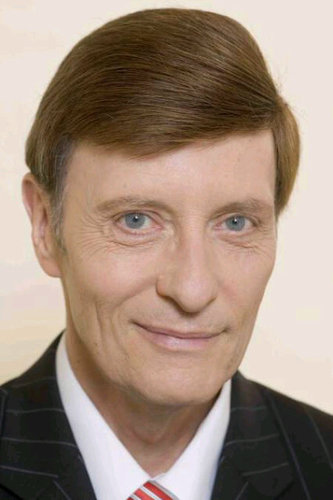
#> input picture Finals/riaan.jpg, 333 x 500 px
$ python TSP-part2.py
#> lines starting #> are read from the running program, lines starting #| are printed output that depends on the picture; after the words box and inside, x2 and y2 are one past the last pixel; in counts of white or black regions, pixels touching at a corner belong together
import cv2
import numpy as np
import matplotlib
matplotlib.use('Agg')
from matplotlib import pyplot as plt
import os
from os import system, name
import random
import enum
import time

#------------------------Imgage Selection--------------------------------------#
anim = False #set to true if snapshots of the process should be saved every 5 secs
class Images(enum.Enum):
   Hitler = 1
   Sam = 2
   Riaan = 3

#Set your image here!
#   -Images.Hitler
#   -Images.Sam
#   -Images.Riaan
selected_image = Images.Riaan

#----------------------------Setup---------------------------------------------#
#Plotting
# Lets make our plots pretty, we are not hooligans.
CB91_Blue = '#2CBDFE'
CB91_Green = '#47DBCD'
CB91_Pink = '#F3A0F2'
CB91_Purple = '#9D2EC5'
CB91_Violet = '#661D98'
CB91_Amber = '#F5B14C'

color_list = [CB91_Blue, CB91_Pink, CB91_Green, CB91_Amber,
              CB91_Purple, CB91_Violet]
plt.rcParams['axes.prop_cycle'] = plt.cycler(color=color_list)
plt.rcParams['figure.facecolor'] = '#0d1a26'

#------------------------------------------------------------------------------#
#--------------------------------Images----------------------------------------#
image_name = "hitler.jpg" #Name of image
thresh = 145 #Threshold boundry 0-255
ignore_chance = 0.6 #Chance a sample point will be ignored
pixel_stride = 2 #Length of pixel sampling.
figure_size = (4.5,8) #Figure size
savepath = "Result/Hitler/" #Save path for slideshow

# Set Variables
if selected_image == Images.Hitler:
    image_name = "Finals/hitler.jpg"
    thresh = 145
    thresh_type = cv2.THRESH_BINARY
    ignore_chance = 0.6
    pixel_stride = 2
    figure_size = (4.5,8)
    savepath = "Result/Hitler/"
elif selected_image == Images.Sam:
    image_name = "Finals/sam.jpg"
    thresh = 45
    thresh_type = cv2.THRESH_BINARY_INV
    ignore_chance = 0.6
    pixel_stride = 3
    figure_size = (5,7)
    savepath = "Result/Sam/"
elif selected_image == Images.Riaan:
    image_name = "Finals/riaan.jpg"
    thresh = 140
    thresh_type = cv2.THRESH_BINARY_INV
    ignore_chance = 0.4
    pixel_stride = 2
    figure_size = (6,8)
    savepath = "Result/Riaan/"

if anim:
    os.system('rm -rf '+ savepath)
    os.system('mkdir ' + savepath)

#------------------------------------------------------------------------------#
#----------------------------Plotting------------------------------------------#
fig = plt.figure(figsize=figure_size)
ax = fig.add_subplot()
fig.canvas.set_window_title('TSP')

def plot_data_save():

    fig = plt.figure(figsize=figure_size)
    ax = fig.add_subplot()
    fig.canvas.set_window_title('TSP')
    linecolor = CB91_Blue

    for pt1, pt2 in zip(solution[:-1], solution[1:]):
        ax.plot([pt1.x, pt2.x], [pt1.y, pt2.y], linecolor, linewidth=0.5)

    plt.axis('equal')
    ax.axis('tight')
    ax.axis('off')
    plt.savefig(savepath+str(round(time.time()))+".png")

def plot_data_final():
    matplotlib.use('TkAgg')
    fig2 = plt.figure(figsize=figure_size)
    ax2 = fig2.add_subplot()
    fig2.canvas.set_window_title('TSP')
    linecolor = CB91_Blue

    for pt1, pt2 in zip(solution[:-1], solution[1:]):
        ax2.plot([pt1.x, pt2.x], [pt1.y, pt2.y], linecolor, linewidth=0.5)

    ax2.plot([all_pts[0].x,all_pts[-1].x],[all_pts[0].y,all_pts[-1].y], linecolor, linewidth=0.5)

    plt.axis('equal')
    ax2.axis('tight')
    ax2.axis('off')
    plt.show()

#---------------------------------Utility--------------------------------------#
def clear():

    # for windows
    if name == 'nt':
        _ = system('cls')

    # for mac and linux(here, os.name is 'posix')
    else:
        _ = system('clear')
#------------------------------------------------------------------------------#

#------------------------Coordinates Class-------------------------------------#
#------------------------------------------------------------------------------#
class Coordinate:
    def __init__(self, x, y):
        self.x = x
        self.y = y

    @staticmethod
    def get_distance(a ,b):
        return np.sqrt(np.abs(a.x-b.x) + np.abs(a.y-b.y))

#------------------------------------------------------------------------------#

#----------------------------Get Image-----------------------------------------#
img = cv2.imread(image_name)
#> img is the input picture: shape (500, 333, 3); mean B, G, R 124, 138.9, 159.7
grayImage = cv2.cvtColor(img, cv2.COLOR_BGR2GRAY)
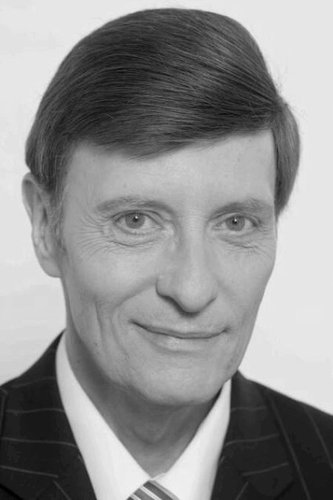
#> grayImage: shape (500, 333); min 0, max 245, mean 143.5
(thresh, blackAndWhiteImage) = cv2.threshold(grayImage, thresh, 255, thresh_type)
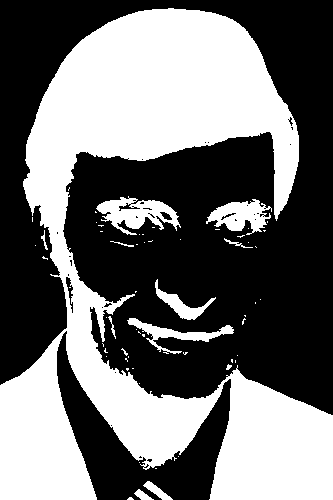
#> blackAndWhiteImage: shape (500, 333); 43.3% white; 61 white regions (49 under 20 px), largest, box (x1, y1, x2, y2) and area: (0, 8, 333, 500) 66856, (96, 196, 181, 235) 1631, (206, 199, 272, 235) 1280
#> thresh = 140

# cv2.imshow("Image",blackAndWhiteImage)
# cv2.waitKey(0)

height, width = blackAndWhiteImage.shape
#> height = 500; width = 333
all_pts = []

for x in range(0, height, pixel_stride):
    for y in range(0, width, pixel_stride):
        r = random.random()
        if blackAndWhiteImage[x,y] == 255 and r < ignore_chance:
            all_pts.append(Coordinate(y,-x))

#------------------------------------------------------------------------------#
#-------------------TSP Nearest Neighbour--------------------------------------#

solution = []
current_pt = np.random.randint(0, len(all_pts))
next_pt = np.random.randint(0, len(all_pts))
if next_pt == current_pt:
    if next_pt == 0:
        next_pt = current_pt + 1
    else:
        next_pt = current_pt - 1
solution.append(all_pts[current_pt])
last_save = 0

while(len(solution) != len(all_pts)):
    clear()
    print("This might take a while. Please be patient.")
    comp = round(len(solution)/len(all_pts)*100.0,2)
    print("Progress: ",str(comp),'%')
    if last_save < time.time() and anim:
        plot_data_save()
        last_save = time.time()+5.0
    for i in range(0,len(all_pts)):
        if i != current_pt:
            dist = Coordinate.get_distance(all_pts[current_pt], all_pts[i])
#> (the run stopped early here; a loop or call above may not have finished)
